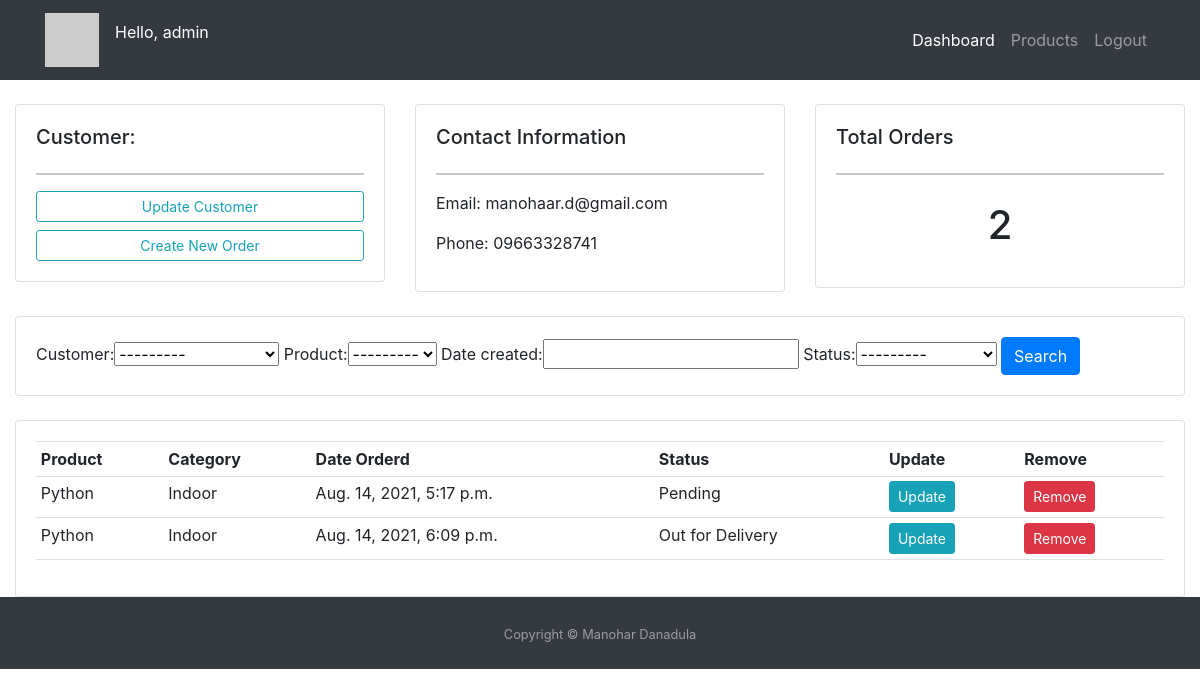
The app's page /customer/1/ (signed in) with its own data.
### accounts/models.py (models this page shows, shortened)
class Customer(models.Model):
    user = models.OneToOneField(User, null=True, on_delete=models.CASCADE)
    name = models.CharField(max_length=200, null=True)
    phone = models.CharField(max_length=20, null=True)
    email = models.EmailField(max_length=200, null=True)
    date_created = models.DateTimeField(auto_now_add=True, null=True)
    def __str__(self):
        return self.name

class Order(models.Model):
    STATUS = (
        ('Pending', 'Pending'),
        ('Out for Delivery', 'Out for Delivery'),
        ('Delivered', 'Delivered')
    )
    customer = models.ForeignKey(
        Customer, null=True, on_delete=models.SET_NULL)
    product = models.ForeignKey(
        Product, null=True, on_delete=models.SET_NULL)
    date_created = models.DateTimeField(auto_now_add=True, null=True)
    status = models.CharField(max_length=200, choices=STATUS)

class Product(models.Model):
    CATEGORY = (
        ('Indoor', 'Indoor'),
        ('Out Door', 'Out Door'))
    name = models.CharField(max_length=200, null=True)
    price = models.FloatField(default=0)
    category = models.CharField(max_length=200, null=True, choices=CATEGORY)
    description = models.CharField(max_length=200, null=True, blank=True)
    date_created = models.DateTimeField(auto_now_add=True, null=True)
    tags = models.ManyToManyField('Tag')
    def __str__(self):
        return self.name

### accounts/views.py (the view)
# urls.py: path('customer/<int:pk>/', views.customer, name='customer_details'),
@login_required(login_url='accounts:login')
def customer(request, pk):
    customer_details = Customer.objects.get(pk=pk)
    orders = customer_details.order_set.all()
    total_orders = orders.count()
    myFilter = OrderFilter(request.GET, queryset=orders)
    orders = myFilter.qs
    context = {
        'customer': customer_details,
        'order_count': total_orders,
        'orders': orders,
        'myfilters': myFilter,
    }
    return render(request, 'accounts/customers.html', context)

### templates/accounts/customers.html (shortened to what this page needs)
{% extends 'accounts/base.html' %}
{% block content %}
	<br>
<div class="row">
	<div class="col-md">
		<div class="card card-body">
			<h5>Customer:</h5>
			<hr>
			<a class="btn btn-outline-info  btn-sm btn-block" href="">Update Customer</a>
			<a class="btn btn-outline-info  btn-sm btn-block" href="{% url 'accounts:create_order' customer.id %}">Create New Order</a>
		</div>
	</div>
	<div class="col-md">
		<div class="card card-body">
			<h5>Contact Information</h5>
			<hr>
			<p>Email: {{customer.email}}</p>
			<p>Phone: {{customer.phone}}</p>
		</div>
	</div>
	<div class="col-md">
		<div class="card card-body">
			<h5>Total Orders</h5>
			<hr>
			<h1 style="text-align: center;padding: 10px">{{order_count}}</h1>
		</div>
	</div>
</div>
<br>
<div class="row">
	<div class="col">
		<div class="card card-body">
			<form method="get">
				{{myfilters.form}}
		    <button class="btn btn-primary" type="submit">Search</button>
		  </form>
		</div>
	</div>
</div>
<br>
<div class="row">
	<div class="col-md">
		<div class="card card-body">
			<table class="table table-sm">
				<tr>
					<th>Product</th>
					<th>Category</th>
					<th>Date Orderd</th>
					<th>Status</th>
					<th>Update</th>
					<th>Remove</th>
				</tr>
				{% for order in orders %}
				<tr>
					<td>{{order.product}}</td>
					<td>{{order.product.category}}</td>
					<td>{{order.date_created}}</td>
					<td>{{order.status}}</td>
					<td><a class="btn btn-sm btn-info" href="{% url 'accounts:update_order' order.id %}">Update</a></td>
					<td><a class="btn btn-sm btn-danger" href="{% url 'accounts:delete_order' order.id %}">Remove</a></td>
				</tr>
				{% endfor %}
			</table>
		</div>
	</div>
</div>
{% endblock %}

### templates/accounts/navbar.html (shortened to what this page needs)
{% load static %}
<nav class="navbar navbar-expand-lg navbar-dark bg-dark static-top">
  <div class="container">
    <a class="navbar-brand" href="{% url 'accounts:dashboard' %}">
      <img src="https://picsum.photos/200" alt="..." height="54">
    </a>
    <p class='text-white'>
    {% if request.user.is_authenticated %}
        Hello, {{ request.user.username }}
    {% endif %}
    </p>
    <div class="collapse navbar-collapse" id="navbarSupportedContent">
      <ul class="navbar-nav ms-auto">
        {% if request.user.is_staff %}
        <li class="nav-item">
          <a class="nav-link active" aria-current="page" href="{% url 'accounts:dashboard' %}">Dashboard</a>
        </li>
        <li class="nav-item">
          <a class="nav-link" href="{% url 'accounts:products' %}">Products</a>
        </li>
        {% endif %}
        {% if request.user.is_authenticated %}
        <li class="nav-item">
          <a class="nav-link" href="{% url 'accounts:logout' %}">Logout</a>
        </li>
        {% endif %}
      </ul>
    </div>
  </div>
</nav>

### records on screen
Customer: email "manohaar.d@gmail.com", phone "09663328741"
Order: product "Python", product.category "Indoor", date_created "Aug. 14, 2021, 5:17 p.m.", status "Pending"
Order: product "Python", product.category "Indoor", date_created "Aug. 14, 2021, 6:09 p.m.", status "Out for Delivery"

### other values on screen
{{ request.user.username }} "admin"
{{ order_count }} "2"
